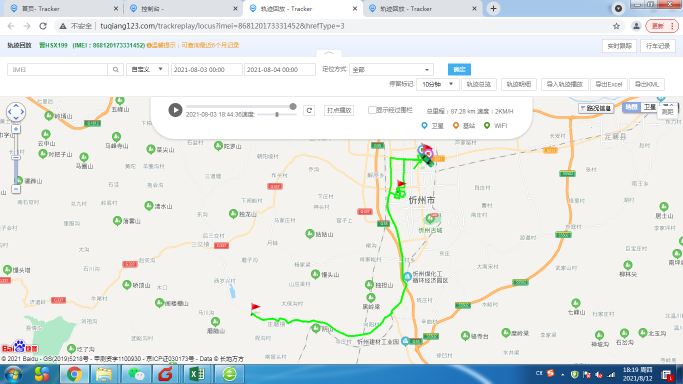
#> input picture images/56A0D0S-晋HXS199-20210803.png, 1366 x 768 px (shown at 1/2 size)
$ python cut_image.py
#> lines starting #> are read from the running program, lines starting #| are printed output that depends on the picture
from PIL import Image

# img_path='images/56A0D0S-晋HXS199-20210803.png'
img_path='images/56A0D0S-晋HXS199-20210803.png'
# 1366x768
# img_path='images/56A0D0S-晋M00B98-20210810.png'
# img_path='images/56A0D0S-晋MD18009-20210811.png'
# 1920x1080
# img_path='images/56A0E6U-晋MN5733-20210810.png'


im = Image.open(img_path)  # 用PIL打开一个图片
#> im is the input picture: PIL image 1366x768 RGB; mean R, G, B 229, 233, 231.7
print(im.size)
#| (1366, 768)

box = (65, 80, 290, 100)
ng = im.crop(box)
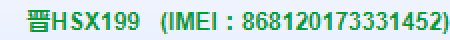
#> ng: PIL image 225x20 RGB (shown 2 times larger); mean R, G, B 200.6, 226.2, 221.8

ng.save('IMEI.png')

box = (300, 100, 600, 150)
ng = im.crop(box)
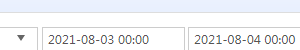
#> ng: PIL image 300x50 RGB; mean R, G, B 242, 243.6, 246.9

ng.save('time1.png')

box = (300, 200, 600, 240)
ng = im.crop(box)
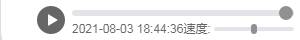
#> ng: PIL image 300x40 RGB; mean R, G, B 237.2, 237.5, 238.3

ng.save('time2.png')
# x1,y1,x2,y2
box = (300, 240, 550, 260)
ng = im.crop(box)
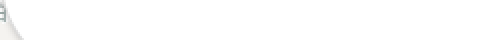
#> ng: PIL image 250x20 RGB (shown 2 times larger); mean R, G, B 254.3, 254.3, 254.2

ng.save('mileage.png')

box = (850, 200, 1100, 240)
ng = im.crop(box)
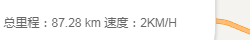
#> ng: PIL image 250x40 RGB; mean R, G, B 245.7, 244.1, 242.2

ng.save('mileage1.png')


# [22 lines of commented-out code are left out]

$ run again, with images/56A0D0S-晋HXS199-20210801.png copied over images/56A0D0S-晋HXS199-20210803.png
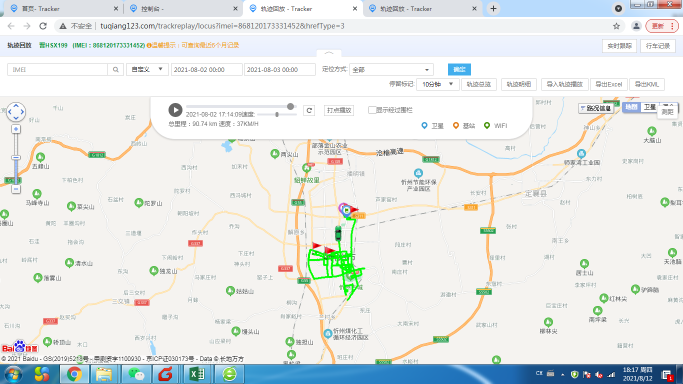
#> input picture images/56A0D0S-晋HXS199-20210801.png, 1366 x 768 px (shown at 1/2 size)
#> im is the input picture: PIL image 1366x768 RGB; mean R, G, B 229.6, 233.2, 231.9
#| (1366, 768)
#> `ng = im.crop(box)`:
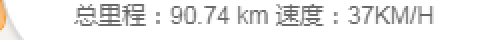
#> ng: PIL image 250x20 RGB (shown 2 times larger); mean R, G, B 238.4, 237.8, 237.3
#> `ng = im.crop(box)`:
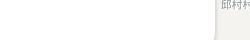
#> ng: PIL image 250x40 RGB; mean R, G, B 252.6, 252.5, 252.1
